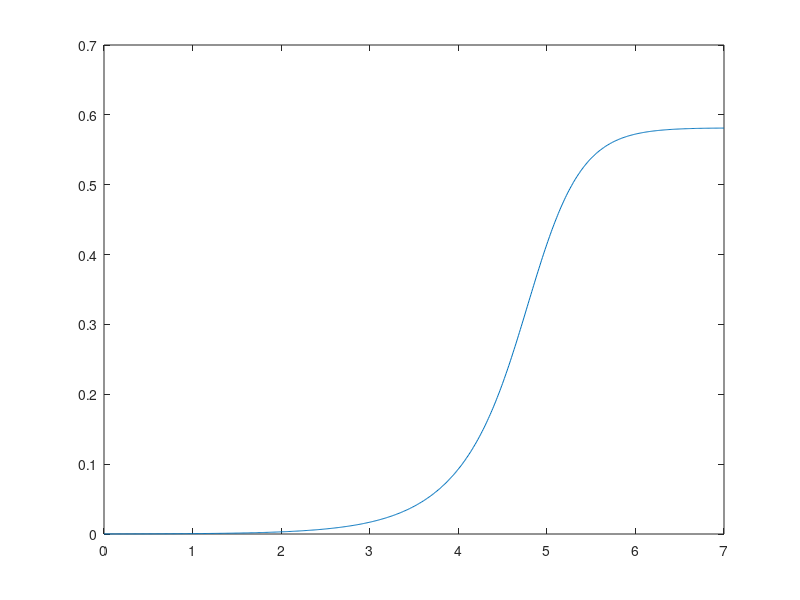
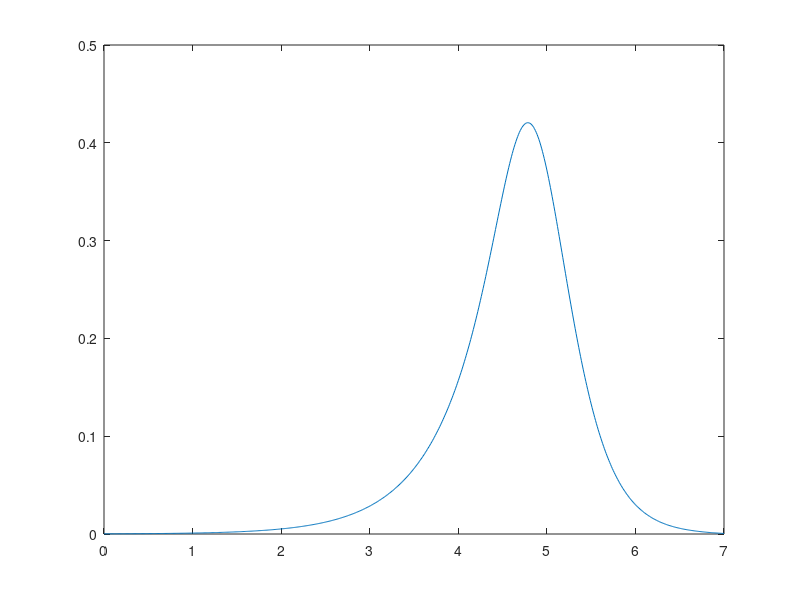

Here is the MATLAB script that generated these plots, in order:
%% Folha Revisões 2
clear all;close all; clc;
v = 1.7187;
B = 18;
h = 0.01;
x = 0;
int = 0:h:7;
T = zeros(1,length(int));
dT = zeros(1,length(int));

T(1) = 10^-4;
dT(1) = 10^-4*v;

for i=1:length(int)
    dT(i+1)= dT(i) + ((v-B*exp(-1/T(i)))*dT(i)-B*exp(-1/T(i))*(1-v*T(i)))*h;
    T(i+1) = T(i) + dT(i+1)*h; 
end

figure()
plot(int,T(1:end-1))
figure()
plot(int,dT(1:end-1))